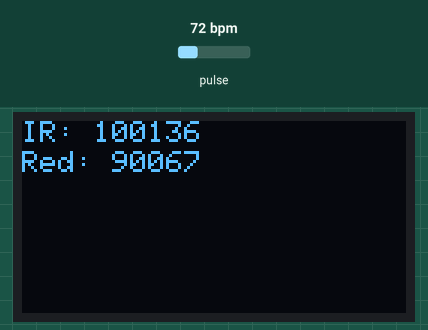
A sketch run on a simulated ESP32. Parts: 128×64 one-colour display. Inputs (shaded band) come from the test bench; at power-on: pulse 72 bpm. What the sketch prints to the serial monitor is not drawn.

Above: at 1.2 s.
1.3 s: pulse set to 42 bpm
At 2.1 s:
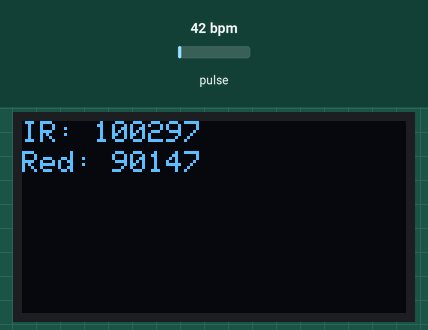
3.7 s: pulse set to 70 bpm
At 4.2 s:
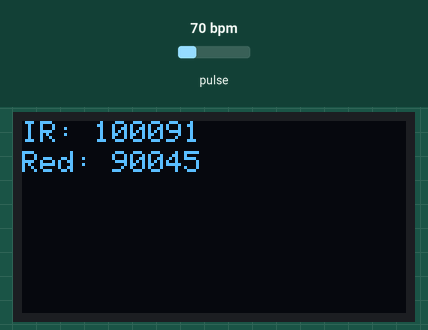
5.8 s: pulse set to 100 bpm
At 6.4 s:
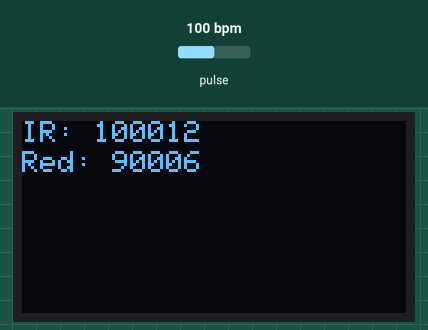
Timing chart, 0 to 8.8 s (numbered marks = the images above; inputs shaded):
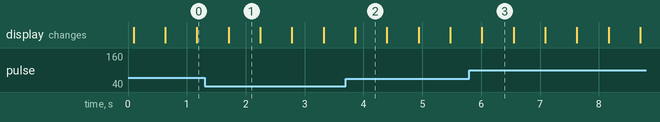

Measured:
- what the display in image 1 shows lasts 0.5 s, from 1.7 s to 2.2 s

The sketch:

Heart_rate_monitor.ino
```cpp
#include <Wire.h>
#include <Adafruit_GFX.h>
#include <Adafruit_SSD1306.h>
#include <MAX30105.h>
#include <heartRate.h>
// Pin definitions for I2C
#define SDA_PIN A4 // Adjust based on your board (e.g., GPIO21 for ESP32)
#define SCL_PIN A5 // Adjust based on your board (e.g., GPIO22 for ESP32)

// OLED display dimensions
#define SCREEN_WIDTH 128
#define SCREEN_HEIGHT 64

// Initialize the OLED display
Adafruit_SSD1306 oled(SCREEN_WIDTH, SCREEN_HEIGHT, &Wire);

// Initialize the MAX30105 sensor
MAX30105 particleSensor;

// Variables for heart rate and SpO2
int beatAvg = 0;

void setup() {
  // Set up I2C pins
  Wire.begin(SDA_PIN, SCL_PIN);

  // Initialize Serial communication
  Serial.begin(115200);
  while (!Serial); // Wait for Serial monitor to connect

  // Initialize OLED display
  if (!oled.begin(SSD1306_I2C_ADDRESS, 0x3C)) {
    Serial.println("SSD1306 allocation failed");
    for (;;); // Halt execution if OLED initialization fails
  }
  oled.clearDisplay();
  oled.display();
  // Initialize MAX30105 sensor
  if (!particleSensor.begin(Wire, I2C_SPEED_STANDARD)) {
    Serial.println("MAX30105 was not found. Please check wiring/power.");
    for (;;); // Halt execution if MAX30105 initialization fails
  }
  // Configure the MAX30105 sensor
  particleSensor.setup(); // Default settings
  particleSensor.setPulseAmplitudeRed(0x0A); // Red LED
  particleSensor.setPulseAmplitudeIR(0x0A); // IR LED
}
void loop() {
  // Read IR and Red values from the sensor
  long irValue = particleSensor.getIR();
  long redValue = particleSensor.getRed();

  // Print values to Serial Monitor (optional)
  Serial.print("IR: ");
  Serial.print(irValue);
  Serial.print("\tRed: ");
  Serial.println(redValue);

  // Display data on OLED screen
  oled.clearDisplay();
  oled.setTextSize(1);
  oled.setTextColor(SSD1306_WHITE);

  oled.setCursor(0, 0);
  oled.print("IR: ");
  oled.println(irValue);

  oled.setCursor(0, 10);
  oled.print("Red: ");
  oled.println(redValue);

  oled.display();

  delay(500); // Delay for readability
}
```
